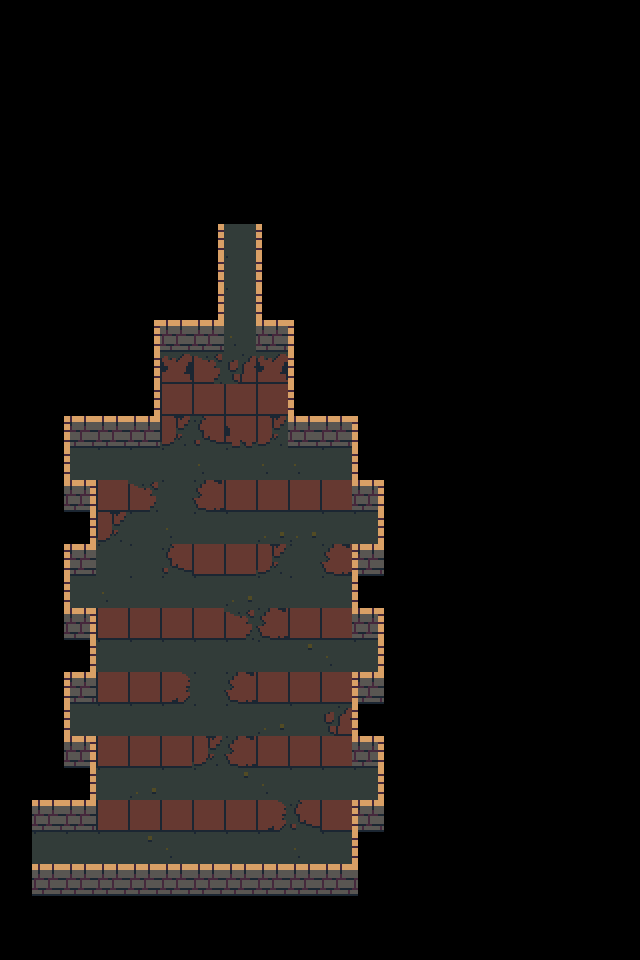

This game map was drawn from its Tiled (.tmx) file and the tilesets committed beside it. A one-line description and the full map source follow:
An orthogonal 20x30 tile map with 32x32 px tiles, 3 tile layers (ground, walls, death) and 8 objects (6x arrowSource, 2x connection).

<map version="1.0" tiledversion="1.0.3" orientation="orthogonal" renderorder="right-down" width="20" height="30" tilewidth="32" tileheight="32" nextobjectid="54">
 <properties>
  <property name="number" value="47" />
 </properties>
 <tileset firstgid="1" source="brown.tsx" />
 <layer name="ground" width="20" height="30">
  <data encoding="csv">
0,0,0,0,0,0,0,0,0,0,0,0,0,0,0,0,0,0,0,0,
0,0,0,0,0,0,0,0,0,0,0,0,0,0,0,0,0,0,0,0,
0,0,0,0,0,0,0,0,0,0,0,0,0,0,0,0,0,0,0,0,
0,0,0,0,0,0,0,0,0,0,0,0,0,0,0,0,0,0,0,0,
0,0,0,0,0,0,0,0,0,0,0,0,0,0,0,0,0,0,0,0,
0,0,0,0,0,0,0,0,0,0,0,0,0,0,0,0,0,0,0,0,
0,0,0,0,0,0,0,0,0,0,0,0,0,0,0,0,0,0,0,0,
0,0,0,0,0,0,0,0,0,0,0,0,0,0,0,0,0,0,0,0,
0,0,0,0,0,0,0,55,0,0,0,0,0,0,0,0,0,0,0,0,
0,0,0,0,0,0,0,55,0,0,0,0,0,0,0,0,0,0,0,0,
0,0,0,0,0,0,0,28,0,0,0,0,0,0,0,0,0,0,0,0,
0,0,0,0,0,62,63,61,62,0,0,0,0,0,0,0,0,0,0,0,
0,0,0,0,0,72,72,72,72,0,0,0,0,0,0,0,0,0,0,0,
0,0,0,0,0,83,81,82,83,0,0,0,0,0,0,0,0,0,0,0,
0,0,55,55,55,55,28,55,28,28,55,0,0,0,0,0,0,0,0,0,
0,0,0,72,63,55,71,72,72,72,72,0,0,0,0,0,0,0,0,0,
0,0,0,83,55,28,55,55,27,27,55,55,0,0,0,0,0,0,0,0,
0,0,0,55,55,81,72,72,83,55,71,0,0,0,0,0,0,0,0,0,
0,0,55,28,55,55,55,27,55,55,55,0,0,0,0,0,0,0,0,0,
0,0,0,72,72,72,72,63,71,72,72,0,0,0,0,0,0,0,0,0,
0,0,0,55,55,55,55,55,55,37,28,55,0,0,0,0,0,0,0,0,
0,0,0,72,72,73,55,71,72,72,72,0,0,0,0,0,0,0,0,0,
0,0,55,55,55,55,55,55,27,55,61,0,0,0,0,0,0,0,0,0,
0,0,0,72,72,72,83,71,72,72,72,0,0,0,0,0,0,0,0,0,
0,0,0,55,27,55,55,37,28,55,55,55,0,0,0,0,0,0,0,0,
0,0,0,72,72,72,72,72,73,81,72,0,0,0,0,0,0,0,0,0,
0,0,55,55,37,28,55,55,55,28,55,0,0,0,0,0,0,0,0,0,
0,0,0,0,0,0,0,0,0,0,0,0,0,0,0,0,0,0,0,0,
0,0,0,0,0,0,0,0,0,0,0,0,0,0,0,0,0,0,0,0,
0,0,0,0,0,0,0,0,0,0,0,0,0,0,0,0,0,0,0,0
</data>
 </layer>
 <layer name="walls" width="20" height="30">
  <data encoding="csv">
0,0,0,0,0,0,0,0,0,0,0,0,0,0,0,0,0,0,0,0,
0,0,0,0,0,0,0,0,0,0,0,0,0,0,0,0,0,0,0,0,
0,0,0,0,0,0,0,0,0,0,0,0,0,0,0,0,0,0,0,0,
0,0,0,0,0,0,0,0,0,0,0,0,0,0,0,0,0,0,0,0,
0,0,0,0,0,0,0,0,0,0,0,0,0,0,0,0,0,0,0,0,
0,0,0,0,0,0,0,0,0,0,0,0,0,0,0,0,0,0,0,0,
0,0,0,0,0,0,0,0,0,0,0,0,0,0,0,0,0,0,0,0,
0,0,0,0,0,0,14,2,15,0,0,0,0,0,0,0,0,0,0,0,
0,0,0,0,0,0,14,0,15,0,0,0,0,0,0,0,0,0,0,0,
0,0,0,0,0,0,14,0,15,0,0,0,0,0,0,0,0,0,0,0,
0,0,0,0,14,12,12,0,12,15,0,0,0,0,0,0,0,0,0,0,
0,0,0,0,14,0,0,0,0,15,0,0,0,0,0,0,0,0,0,0,
0,0,0,0,14,0,0,0,0,15,0,0,0,0,0,0,0,0,0,0,
0,0,22,12,12,0,0,0,0,12,12,15,0,0,0,0,0,0,0,0,
0,0,15,0,0,0,0,0,0,0,0,15,0,0,0,0,0,0,0,0,
0,0,23,0,0,0,0,0,0,0,0,23,0,0,0,0,0,0,0,0,
0,0,14,0,0,0,0,0,0,0,0,14,0,0,0,0,0,0,0,0,
0,0,22,0,0,0,0,0,0,0,0,22,0,0,0,0,0,0,0,0,
0,0,15,0,0,0,0,0,0,0,0,15,0,0,0,0,0,0,0,0,
0,0,23,0,0,0,0,0,0,0,0,23,0,0,0,0,0,0,0,0,
0,0,14,0,0,0,0,0,0,0,0,14,0,0,0,0,0,0,0,0,
0,0,22,0,0,0,0,0,0,0,0,22,0,0,0,0,0,0,0,0,
0,0,15,0,0,0,0,0,0,0,0,15,0,0,0,0,0,0,0,0,
0,0,23,0,0,0,0,0,0,0,0,23,0,0,0,0,0,0,0,0,
0,0,14,0,0,0,0,0,0,0,0,14,0,0,0,0,0,0,0,0,
0,12,12,0,0,0,0,0,0,0,0,22,0,0,0,0,0,0,0,0,
0,55,0,0,0,0,0,0,0,0,0,15,0,0,0,0,0,0,0,0,
0,12,12,12,12,12,12,12,12,12,12,21,0,0,0,0,0,0,0,0,
0,0,0,0,0,0,0,0,0,0,0,0,0,0,0,0,0,0,0,0,
0,0,0,0,0,0,0,0,0,0,0,0,0,0,0,0,0,0,0,0
</data>
 </layer>
 <layer name="death" width="20" height="30">
  <data encoding="csv">
0,0,0,0,0,0,0,0,0,0,0,0,0,0,0,0,0,0,0,0,
0,0,0,0,0,0,0,0,0,0,0,0,0,0,0,0,0,0,0,0,
0,0,0,0,0,0,0,0,0,0,0,0,0,0,0,0,0,0,0,0,
0,0,0,0,0,0,0,0,0,0,0,0,0,0,0,0,0,0,0,0,
0,0,0,0,0,0,0,0,0,0,0,0,0,0,0,0,0,0,0,0,
0,0,0,0,0,0,0,0,0,0,0,0,0,0,0,0,0,0,0,0,
0,0,0,0,0,0,0,0,0,0,0,0,0,0,0,0,0,0,0,0,
0,0,0,0,0,0,0,0,0,0,0,0,0,0,0,0,0,0,0,0,
0,0,0,0,0,0,0,0,0,0,0,0,0,0,0,0,0,0,0,0,
0,0,0,0,0,0,0,0,0,0,0,0,0,0,0,0,0,0,0,0,
0,0,0,0,0,0,0,0,0,0,0,0,0,0,0,0,0,0,0,0,
0,0,0,0,0,0,0,0,0,0,0,0,0,0,0,0,0,0,0,0,
0,0,0,0,0,0,0,0,0,0,0,0,0,0,0,0,0,0,0,0,
0,0,0,0,0,0,0,0,0,0,0,0,0,0,0,0,0,0,0,0,
0,0,0,0,0,0,0,0,0,0,0,0,0,0,0,0,0,0,0,0,
0,0,0,0,0,0,0,0,0,0,0,0,0,0,0,0,0,0,0,0,
0,0,0,0,0,0,0,0,0,0,0,0,0,0,0,0,0,0,0,0,
0,0,0,0,0,0,0,0,0,0,0,0,0,0,0,0,0,0,0,0,
0,0,0,0,0,0,0,0,0,0,0,0,0,0,0,0,0,0,0,0,
0,0,0,0,0,0,0,0,0,0,0,0,0,0,0,0,0,0,0,0,
0,0,0,0,0,0,0,0,0,0,0,0,0,0,0,0,0,0,0,0,
0,0,0,0,0,0,0,0,0,0,0,0,0,0,0,0,0,0,0,0,
0,0,0,0,0,0,0,0,0,0,0,0,0,0,0,0,0,0,0,0,
0,0,0,0,0,0,0,0,0,0,0,0,0,0,0,0,0,0,0,0,
0,0,0,0,0,0,0,0,0,0,0,0,0,0,0,0,0,0,0,0,
0,0,0,0,0,0,0,0,0,0,0,0,0,0,0,0,0,0,0,0,
0,0,0,0,0,0,0,0,0,0,0,0,0,0,0,0,0,0,0,0,
0,0,0,0,0,0,0,0,0,0,0,0,0,0,0,0,0,0,0,0,
0,0,0,0,0,0,0,0,0,0,0,0,0,0,0,0,0,0,0,0,
0,0,0,0,0,0,0,0,0,0,0,0,0,0,0,0,0,0,0,0
</data>
 </layer>
 <objectgroup name="objects">
  <object id="9" name="107" type="connection" x="64" y="832" width="32" height="32">
   <properties>
    <property name="dir" value="right" />
    <property name="to" value="106" />
   </properties>
  </object>
  <object id="10" name="108" type="connection" x="224" y="256" width="32" height="32">
   <properties>
    <property name="dir" value="down" />
    <property name="to" value="109" />
   </properties>
  </object>
  <object id="45" type="arrowSource" x="64" y="448" width="32" height="32">
   <properties>
    <property name="delay" value="3" />
    <property name="isRandom" value="true" />
    <property name="offset" value="0" />
    <property name="xdir" value="1" />
    <property name="ydir" value="0" />
   </properties>
  </object>
  <object id="46" type="arrowSource" x="63" y="578" width="32" height="32">
   <properties>
    <property name="delay" value="3" />
    <property name="isRandom" value="true" />
    <property name="offset" value="0" />
    <property name="xdir" value="1" />
    <property name="ydir" value="0" />
   </properties>
  </object>
  <object id="47" type="arrowSource" x="64" y="704" width="32" height="32">
   <properties>
    <property name="delay" value="3" />
    <property name="isRandom" value="true" />
    <property name="offset" value="0" />
    <property name="xdir" value="1" />
    <property name="ydir" value="0" />
   </properties>
  </object>
  <object id="51" type="arrowSource" x="352" y="512" width="32" height="32">
   <properties>
    <property name="delay" value="3" />
    <property name="isRandom" value="true" />
    <property name="offset" value="0" />
    <property name="xdir" value="-1" />
    <property name="ydir" value="0" />
   </properties>
  </object>
  <object id="52" type="arrowSource" x="352" y="640" width="32" height="32">
   <properties>
    <property name="delay" value="3" />
    <property name="isRandom" value="true" />
    <property name="offset" value="0" />
    <property name="xdir" value="-1" />
    <property name="ydir" value="0" />
   </properties>
  </object>
  <object id="53" type="arrowSource" x="352" y="768" width="32" height="32">
   <properties>
    <property name="delay" value="3" />
    <property name="isRandom" value="true" />
    <property name="offset" value="0" />
    <property name="xdir" value="-1" />
    <property name="ydir" value="0" />
   </properties>
  </object>
 </objectgroup>
</map>
